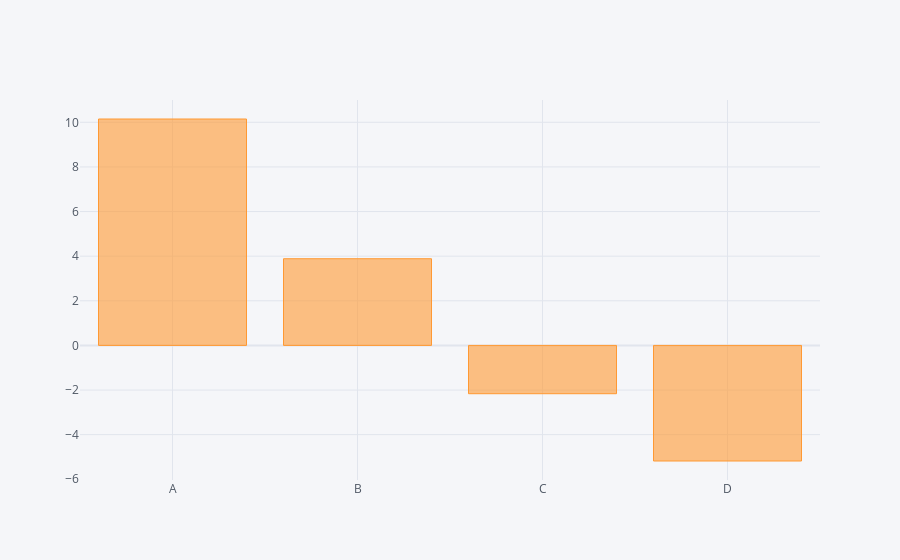

The notebook cell this image was saved under:
### Code cell
df.sum().iplot(kind='bar')

### Figure 1 — Plotly figure (JSON) as saved in the notebook; plotly's stock layout.template omitted (floating-point values rounded to 4 significant figures)
{"data": [{"marker": {"color": "rgba(255, 153, 51, 0.6)", "line": {"color": "rgba(255, 153, 51, 1.0)", "width": 1}}, "name": "None", "orientation": "v", "text": "", "type": "bar", "x": ["A", "B", "C", "D"], "y": [10.15, 3.886, -2.165, -5.181]}], "layout": {"legend": {"bgcolor": "#F5F6F9", "font": {"color": "#4D5663"}}, "paper_bgcolor": "#F5F6F9", "plot_bgcolor": "#F5F6F9", "title": {"font": {"color": "#4D5663"}}, "xaxis": {"gridcolor": "#E1E5ED", "showgrid": true, "tickfont": {"color": "#4D5663"}, "title": {"font": {"color": "#4D5663"}, "text": ""}, "zerolinecolor": "#E1E5ED"}, "yaxis": {"gridcolor": "#E1E5ED", "showgrid": true, "tickfont": {"color": "#4D5663"}, "title": {"font": {"color": "#4D5663"}, "text": ""}, "zerolinecolor": "#E1E5ED"}}}
